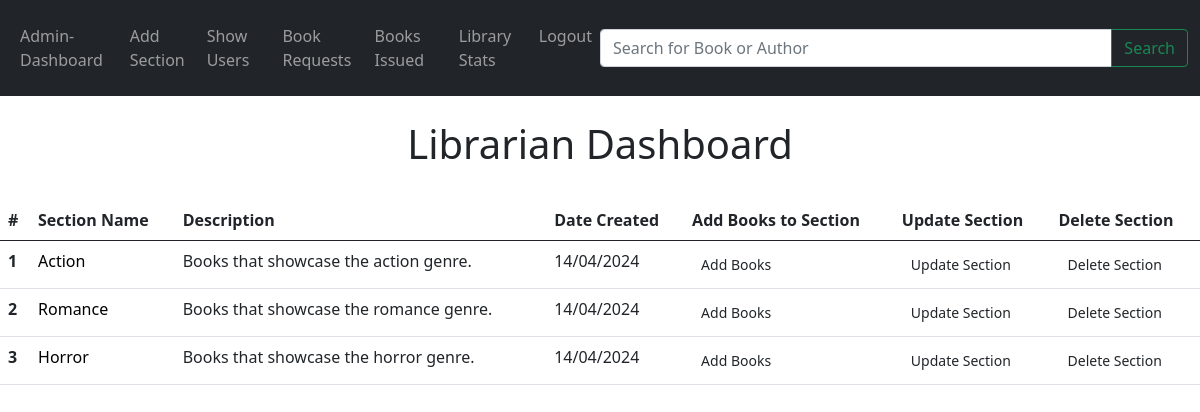
Page /admindb (signed in) on the committed database.
### models.py (models this page shows, shortened)
class Section(db.Model):
    id = db.Column(db.Integer, primary_key=True)
    name = db.Column(db.String(150), unique = True)
    date_created = db.Column(db.DateTime, default = datetime.utcnow)
    desc = db.Column(db.String(1000))
    books = db.relationship('Books', back_populates='section', cascade='all, delete-orphan')

### Library/admin/routes.py (the view)
@app.route('/admindb', methods=['GET', 'POST'])
def admindashboard():
    if ('admin_id' in session):
        dashboard = True
        secs = Section.query.all()
        return render_template("admindb.html", dashboard = dashboard, secs =secs)
    else:
        flash('Page access for Librarian only.', category='error')
        return redirect(url_for('login'))

### Library/templates/admindb.html (shortened to what this page needs)
{% extends 'adbase.html' %}
{% block body %}
<br><h1>Librarian Dashboard</h1>
<br>
<table class="table">
    <thead>
      <tr>
        <th scope="col">#</th>
        <th scope="col">Section Name</th>
        <th scope="col">Description</th>
        <th scope="col">Date Created</th>
        <th scope="col">Add Books to Section</th>
        <th scope="col">Update Section</th>
        <th scope="col">Delete Section</th>
      </tr>
    </thead>
    <tbody>
        {% for i in secs %}
      <tr>
        <th scope="row">{{loop.index}}</th>
        <td><a href="/showsec/{{i.name}}" class = "sname">{{i.name}}</a></td>
        <td>{{i.desc}}</td>
        <td>{{i.date_created.strftime('%d/%m/%Y')}}</td>
        <td><a href="/addbook/{{i.name}}" class = "btn btn outline-primary btn-sm">Add Books</a></td>
        <td><a href="/updatesec/{{i.id}}" class = "btn btn outline-primary btn-sm">Update Section</a></td>
        <td><a href="/deletesec/{{i.name}}" class = "btn btn outline-secondary btn-sm">Delete Section</a></td>
      </tr>
      {% endfor %}
    </tbody>
  </table>
{% endblock %}

### Library/templates/admindb.html (style rules this page uses)
h1 { text-align: center; }
.sname { text-decoration: none; color: black; }

### rows in the picture
Section: name "Action", desc "Books that showcase the action genre.", date_created "14/04/2024"
Section: name "Romance", desc "Books that showcase the romance genre.", date_created "14/04/2024"
Section: name "Horror", desc "Books that showcase the horror genre.", date_created "14/04/2024"
